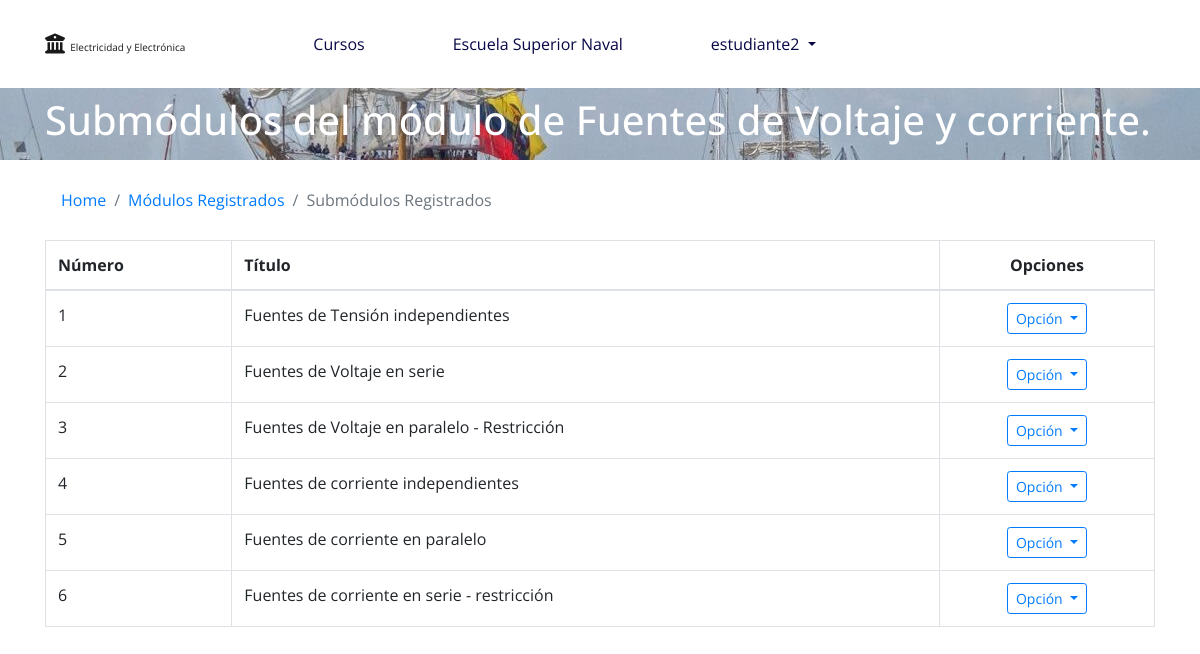
Screenshot of /curso/submodulo/registros/3/ (signed in) with the database file from the repository.
### curso/models.py (models this page shows, shortened)
class Modulo(models.Model):
    numero = models.IntegerField(verbose_name='Numero del Módulo')
    titulo = models.CharField(verbose_name='Título', max_length=200, blank=False, null=False)
    curso = models.ForeignKey(Curso, verbose_name="Curso", on_delete=models.CASCADE)
    class Meta:
        verbose_name = 'Módulo'
        verbose_name_plural = 'Módulos'
        ordering = ('numero',)

class SubModulo(models.Model):
    numero = models.IntegerField(verbose_name='Número SubMódulo', default=1)
    titulo = models.CharField(verbose_name='Título', max_length=200, unique=True)
    contenido = RichTextUploadingField(config_name='config_ckeditor', verbose_name='Contenido', max_length=10000)
    modulo = models.ForeignKey(Modulo, verbose_name="Seleccione el Módulo al que pertenece", on_delete=models.CASCADE)
    class Meta:
        verbose_name = 'SubMódulo'
        verbose_name_plural = 'SubMódulos'
        ordering = ('numero',)

### curso/views.py (the view)
# urls.py: re_path(r'^submodulo/registros/(?P<modulo_id>[0-9]+)/$', registro_submodulos),
@login_required(login_url='/login/')
def registro_submodulos(request, modulo_id):
    data = {}
    data['user'] = request.user
    data['modulo'] = Modulo.objects.get(id = modulo_id)
    data['submodulos'] = SubModulo.objects.filter(modulo = data['modulo'])
    return render(request, 'curso/admin/listar_submodulo.html', data)

### templates/curso/admin/listar_submodulo.html (shortened to what this page needs)
{% extends 'base-public.html' %}
{% block head %}
    <link rel="stylesheet" href="https://cdn.datatables.net/1.10.19/css/dataTables.bootstrap4.min.css">
{% endblock %}
{% block container %}
    <nav id="nav-foto" class="navbar undercontainer">
        <div class="container">
            <h1 class="h1 text-white">
                {% if eval %}Seleccione el submódulo para registrar los enunciados de la evaluación{% else %}Submódulos del módulo de {{ modulo.titulo }}{% endif %}
            </h1>
        </div>
    </nav>
    <div class="container mt-3 mb-5">
        <nav aria-label="breadcrumb">
          <ol class="breadcrumb bg-white">
              <li class="breadcrumb-item"><a href="/">Home</a></li>
              {% if eval %}
                  <li class="breadcrumb-item"><a href="/evaluacion/modulos/{{ modulo.curso.id }}/">Módulos Registrados</a></li>
              {% else %}
                  <li class="breadcrumb-item"><a href="/curso/modulo/registros/{{ modulo.curso.id }}/">Módulos Registrados</a></li>
              {% endif %}
              <li class="breadcrumb-item active" aria-current="page">Submódulos Registrados</li>
          </ol>
        </nav>
        <div class="row">
            <div class="col-12 table-responsive">
                <table class="table table-bordered table-hover display" id="tb_submodulos">
                    <thead>
                        <th>
                            Número
                        </th>
                        <th>
                            Título
                        </th>
                        <th class="text-center">
                            Opciones
                        </th>
                    </thead>
                    <tbody>
                        {% for submodulo in submodulos %}
                            <tr>
                                <td>
                                    {{ submodulo.numero }}
                                </td>
                                <td>
                                    {{ submodulo.titulo }}
                                </td>
                                <td class="text-center">
                                    {% if eval %}
                                        <div class="dropdown">
                                            <button class="btn btn-outline-primary btn-sm dropdown-toggle" type="button" id="btn_opcion" data-toggle="dropdown" aria-haspopup="true" aria-expanded="false">
                                                Opción
                                            </button>
                                            <div class="dropdown-menu" aria-labelledby="btn_opcion">
                                                {% if submodulo.count_enunciado > 0 %}
                                                    <a href="/evaluacion/registros/enunciado/{{ submodulo.id }}/" class="dropdown-item">
                                                        Enunciados Registrados
                                                    </a>
                                                {% endif %}
                                                <a href="/evaluacion/agregar/enunciado/{{ submodulo.id }}/" class="dropdown-item">
                                                    Agregar Enunciado
                                                </a>
                                            </div>
                                        </div>
                                    {% else %}
                                        <div class="dropdown">
                                            <button class="btn btn-outline-primary btn-sm dropdown-toggle" type="button" id="btn_opcion" data-toggle="dropdown" aria-haspopup="true" aria-expanded="false">
                                                Opción
                                            </button>
                                        </div>
                                    {% endif %}
                                </td>
                            </tr>
                        {% endfor %}
                    </tbody>
                </table>
            </div>
        </div>
    </div>
{% endblock %}

### templates/base-public.html (shortened to what this page needs)
<!DOCTYPE html>
<html lang="es-ec">
<head>
    <link rel="stylesheet" href="https://stackpath.bootstrapcdn.com/bootstrap/4.3.1/css/bootstrap.min.css"
>
    <link rel="stylesheet"
        href="https://cdn.jsdelivr.net/npm/bootstrap-select@1.13.9/dist/css/bootstrap-select.min.css">
    <link rel="stylesheet" href="/static/css/home.css">
    {% block head %}
    {% endblock %}
</head>
<body>
<nav class="navbar navbar-fixed-top navbar-expand-lg navbar-light pt-md-4 pmd-navbar mb-lg-3 nav-md-justified"
        role="navigation">
        <div class="container">
            <a id="logo1" href="/" class="navbar-brand mr-md-5">
                <i class="fa fa-university"></i>
                <span style="font-size: 10px;">Electricidad y Electrónica</span>
            </a>
            <div class="collapse navbar-collapse" id="menu">
                <ul class="navbar-nav">
                    <li class="nav-item px-lg-4 ml-lg-5">
                        <a style="color: rgb(7, 7, 70);" href="/" class="nav-link">
                            Cursos
                        </a>
                    </li>
                    <li class="nav-item px-lg-4 ml-lg-4">
                        <a style="color: rgb(7, 7, 70);" href="http://186.3.65.147:8069/page/homepage" class="nav-link">
                            Escuela Superior Naval
                        </a>
                    </li>
                    <li class="nav-item dropdown pmd-dropdown px-lg-4 ml-lg-4">
                        <a style="color: rgb(7, 7, 70);" href="#" class="nav-link dropdown-toggle"
                            data-toggle="dropdown" id="navbardrop" data-slidebar="true" role="button"
                            aria-haspopup="true" aria-expanded="false">
                            {{ user.username }}
                        </a>
                    </li>
                </ul>
            </div>
        </div>
    </nav>
        {% block container %}
        {% endblock %}
</body>
</html>

### static/css/home.css (style rules this page uses)
#nav-foto { background-image: url('/static/media/fondo-nav-naval.jpg'); }

### templates/base-public.html (style rules this page uses)
body { font-family: 'Open Sans', sans-serif; }

### rows the page displays
Modulo: titulo "Fuentes de Voltaje y corriente."
SubModulo: numero "1", titulo "Fuentes de Tensión independientes"
SubModulo: numero "2", titulo "Fuentes de Voltaje en serie"
SubModulo: numero "3", titulo "Fuentes de Voltaje en paralelo - Restricción"
SubModulo: numero "4", titulo "Fuentes de corriente independientes"
SubModulo: numero "5", titulo "Fuentes de corriente en paralelo"
SubModulo: numero "6", titulo "Fuentes de corriente en serie - restricción"

### other values shown
{{ user.username }} "estudiante2"
